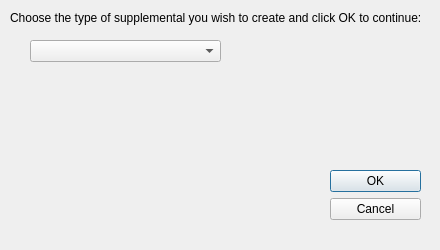
<?xml version="1.0" encoding="UTF-8"?>
<ui version="4.0">
 <class>brsgis_supp_pre_form</class>
 <widget class="QDialog" name="brsgis_supp_pre_form">
  <property name="geometry">
   <rect>
    <x>0</x>
    <y>0</y>
    <width>440</width>
    <height>250</height>
   </rect>
  </property>
  <property name="windowTitle">
   <string>Supplemental Type</string>
  </property>
  <widget class="QDialogButtonBox" name="buttonBox">
   <property name="geometry">
    <rect>
     <x>330</x>
     <y>170</y>
     <width>91</width>
     <height>61</height>
    </rect>
   </property>
   <property name="orientation">
    <enum>Qt::Vertical</enum>
   </property>
   <property name="standardButtons">
    <set>QDialogButtonBox::Cancel|QDialogButtonBox::Ok</set>
   </property>
  </widget>
  <widget class="QLabel" name="label_9">
   <property name="geometry">
    <rect>
     <x>10</x>
     <y>10</y>
     <width>431</width>
     <height>16</height>
    </rect>
   </property>
   <property name="font">
    <font>
     <weight>50</weight>
     <bold>false</bold>
    </font>
   </property>
   <property name="text">
    <string>Choose the type of supplemental you wish to create and click OK to continue:</string>
   </property>
  </widget>
  <widget class="QComboBox" name="supp_type">
   <property name="geometry">
    <rect>
     <x>30</x>
     <y>40</y>
     <width>191</width>
     <height>22</height>
    </rect>
   </property>
   <item>
    <property name="text">
     <string/>
    </property>
   </item>
   <item>
    <property name="text">
     <string>Plan by Others (P)</string>
    </property>
   </item>
   <item>
    <property name="text">
     <string>Document (D)</string>
    </property>
   </item>
   <item>
    <property name="text">
     <string>Raster (R)</string>
    </property>
   </item>
   <item>
    <property name="text">
     <string>Proposed / Design (P)</string>
    </property>
   </item>
   <item>
    <property name="text">
     <string>Historical Map / 1857 County (H)</string>
    </property>
   </item>
   <item>
    <property name="text">
     <string>Tax Maps (T)</string>
    </property>
   </item>
   <item>
    <property name="text">
     <string>Map (M)</string>
    </property>
   </item>
   <item>
    <property name="text">
     <string>Other (O)</string>
    </property>
   </item>
   <item>
    <property name="text">
     <string>USGS QUADS (Q)</string>
    </property>
   </item>
  </widget>
 </widget>
 <resources/>
 <connections>
  <connection>
   <sender>buttonBox</sender>
   <signal>accepted()</signal>
   <receiver>brsgis_supp_pre_form</receiver>
   <slot>accept()</slot>
   <hints>
    <hint type="sourcelabel">
     <x>248</x>
     <y>254</y>
    </hint>
    <hint type="destinationlabel">
     <x>157</x>
     <y>274</y>
    </hint>
   </hints>
  </connection>
  <connection>
   <sender>buttonBox</sender>
   <signal>rejected()</signal>
   <receiver>brsgis_supp_pre_form</receiver>
   <slot>reject()</slot>
   <hints>
    <hint type="sourcelabel">
     <x>316</x>
     <y>260</y>
    </hint>
    <hint type="destinationlabel">
     <x>286</x>
     <y>274</y>
    </hint>
   </hints>
  </connection>
 </connections>
</ui>
